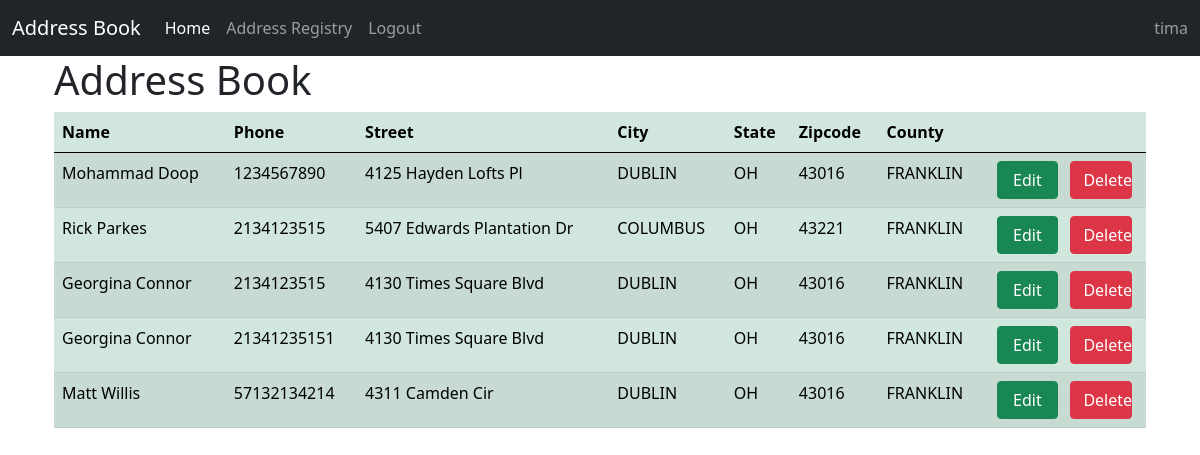
Screenshot of / (signed in) with the database file from the repository.
### app/models.py (models this page shows, shortened)
class User(db.Model, UserMixin):
    id = db.Column(db.Integer, primary_key = True)
    email = db.Column(db.String(50), nullable = False, unique = True)
    username = db.Column(db.String(50), nullable = False, unique = True)
    password = db.Column(db.String(255), nullable = False)
    date_created = db.Column(db.DateTime, nullable = False, default=datetime.utcnow)
    addressbook = db.relationship('Address', backref='user', lazy='dynamic')

class Address(db.Model):
    id = db.Column(db.Integer, primary_key = True)
    name = db.Column(db.String(50), nullable = False)
    phone = db.Column(db.String(15), nullable = False, unique = True )
    street = db.Column(db.String(255), nullable = False)
    city = db.Column(db.String(50), nullable = False)
    state = db.Column(db.String(20), nullable = False)
    zipcode = db.Column(db.String(10) ,nullable = False)
    county = db.Column(db.String(40), nullable = False)
    address_type = db.Column(db.String(30), nullable = False)
    date_created = db.Column(db.DateTime, nullable=False, default=datetime.utcnow)
    user_id = db.Column(db.Integer, db.ForeignKey('user.id'))

### app/routes.py (the view)
@app.route('/')
def index():
    if current_user.is_authenticated:
        addresses = Address.query.filter_by(user_id=current_user.id)
        return render_template('index.html', addresses=addresses)
    return render_template('index.html')

### app/models.py (called while the page is built)
@login.user_loader
def load_user(user_id):
    return User.query.get(user_id)

### app/templates/index.html (shortened to what this page needs)
{% extends 'base.html' %}
{% block content %}
<div class="container">
  {% if current_user.is_authenticated %}
    <h1>Address Book</h1>
    <table class="table table-success table-striped">
        <thead>
          <tr>
            <th scope="col">Name</th>
            <th scope="col">Phone</th>
            <th scope="col">Street</th>
            <th scope="col">City</th>
            <th scope="col">State</th>
            <th scope="col">Zipcode</th>
            <th scope="col">County</th>
            <th scope="col"></th>
          </tr>
        </thead>
        <tbody>
        {% for address in addresses %}
          <tr>
            <td> {{ address['name'] }} </td>
            <td> {{ address['phone'] }} </td>
            <td> {{ address['street'] }} </td>
            <td> {{ address['city'] }} </td>
            <td> {{ address['state'] }} </td>
            <td> {{ address['zipcode'] }} </td>
            <td> {{ address['county'] }} </td>
             <td><div class="d-flex justify-content-between"><a href="{{ url_for('editaddress', address_id=address.id) }}" class="btn btn-success d-grid gap-1 col-5 mx-auto">Edit</a>
                <button type="button" class="btn btn-danger d-grid gap-1 col-5 mx-auto" data-bs-toggle="modal" data-bs-target="#deleteModal">Delete</button>
                </div>
              </td>
          </tr>
        {% endfor %}
        </tbody>
    </table>
    {% else %}
    <h1>Please Login to see your Address Book</h1>
    {% endif %}
</div>
{% endblock content %}

### app/templates/base.html (shortened to what this page needs)
<!DOCTYPE html>
<html lang="en">
<head>
    <link rel="stylesheet" href="https://cdn.jsdelivr.net/npm/bootstrap@5.0.2/dist/css/bootstrap.min.css">
</head>
<body>
    <nav class="navbar navbar-expand-lg navbar-dark bg-dark ">
        <div class="container-fluid">
          <a class="navbar-brand" href="#">Address Book</a>
          <div class="collapse navbar-collapse" id="navbarText">
            <ul class="navbar-nav me-auto mb-2 mb-lg-0">
              <li class="nav-item">
                <a class="nav-link active" aria-current="page" href="{{ url_for('index') }}">Home</a>
              </li>
              {% if current_user.is_authenticated %}
              <li class="nav-item">
                <a class="nav-link" href="{{ url_for('addressregister') }}">Address Registry</a>
              </li>
              <li class="nav-item">
                <a class="nav-link" href="{{ url_for('logout') }}">Logout</a>
              </li>
              {% endif %}
            </ul>
            <span class="navbar-text">
              {% if current_user.is_authenticated %}
              {{ current_user.username }}
              {% endif %}
            </span>
          </div>
        </div>
    </nav>
    <div class="container">
        {% block content %}{% endblock content %}
    </div>
</body>
</html>

### rows the page displays
User: username "tima"
Address: name "Mohammad Doop", phone "1234567890", street "4125 Hayden Lofts Pl", city "DUBLIN", state "OH", zipcode "43016", county "FRANKLIN"
Address: name "Rick Parkes", phone "2134123515", street "5407 Edwards Plantation Dr", city "COLUMBUS", state "OH", zipcode "43221", county "FRANKLIN"
Address: name "Georgina Connor", phone "2134123515", street "4130 Times Square Blvd", city "DUBLIN", state "OH", zipcode "43016", county "FRANKLIN"
Address: name "Georgina Connor", phone "21341235151", street "4130 Times Square Blvd", city "DUBLIN", state "OH", zipcode "43016", county "FRANKLIN"
Address: name "Matt Willis", phone "57132134214", street "4311 Camden Cir", city "DUBLIN", state "OH", zipcode "43016", county "FRANKLIN"
